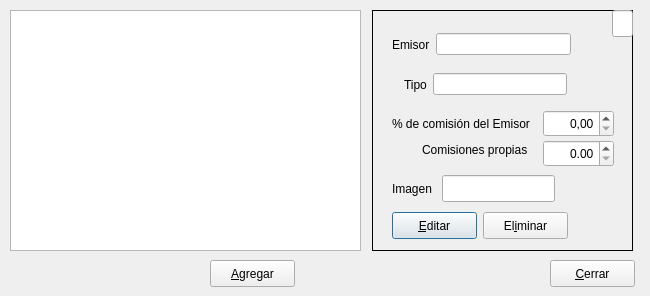
<?xml version="1.0" encoding="UTF-8"?>
<ui version="4.0">
 <class>CardsWindow</class>
 <widget class="QDialog" name="CardsWindow">
  <property name="geometry">
   <rect>
    <x>0</x>
    <y>0</y>
    <width>650</width>
    <height>296</height>
   </rect>
  </property>
  <property name="windowTitle">
   <string>Administrar Tarjetas</string>
  </property>
  <property name="modal">
   <bool>false</bool>
  </property>
  <widget class="QTreeView" name="treeView">
   <property name="geometry">
    <rect>
     <x>10</x>
     <y>10</y>
     <width>351</width>
     <height>241</height>
    </rect>
   </property>
   <property name="indentation">
    <number>10</number>
   </property>
  </widget>
  <widget class="QFrame" name="frame">
   <property name="geometry">
    <rect>
     <x>372</x>
     <y>10</y>
     <width>261</width>
     <height>241</height>
    </rect>
   </property>
   <property name="frameShape">
    <enum>QFrame::Box</enum>
   </property>
   <property name="frameShadow">
    <enum>QFrame::Plain</enum>
   </property>
   <widget class="QDoubleSpinBox" name="doubleSpinBox">
    <property name="enabled">
     <bool>true</bool>
    </property>
    <property name="geometry">
     <rect>
      <x>171</x>
      <y>100</y>
      <width>71</width>
      <height>27</height>
     </rect>
    </property>
    <property name="locale">
     <locale language="Spanish" country="Venezuela"/>
    </property>
    <property name="alignment">
     <set>Qt::AlignRight|Qt::AlignTrailing|Qt::AlignVCenter</set>
    </property>
    <property name="readOnly">
     <bool>false</bool>
    </property>
   </widget>
   <widget class="QDoubleSpinBox" name="doubleSpinBox_2">
    <property name="enabled">
     <bool>true</bool>
    </property>
    <property name="geometry">
     <rect>
      <x>171</x>
      <y>130</y>
      <width>71</width>
      <height>27</height>
     </rect>
    </property>
    <property name="alignment">
     <set>Qt::AlignRight|Qt::AlignTrailing|Qt::AlignVCenter</set>
    </property>
    <property name="readOnly">
     <bool>false</bool>
    </property>
   </widget>
   <widget class="QLabel" name="label_3">
    <property name="geometry">
     <rect>
      <x>20</x>
      <y>99</y>
      <width>161</width>
      <height>30</height>
     </rect>
    </property>
    <property name="text">
     <string>% de comisión del Emisor</string>
    </property>
   </widget>
   <widget class="QLabel" name="label_4">
    <property name="geometry">
     <rect>
      <x>50</x>
      <y>130</y>
      <width>131</width>
      <height>20</height>
     </rect>
    </property>
    <property name="text">
     <string>Comisiones propias</string>
    </property>
   </widget>
   <widget class="QWidget" name="layoutWidget">
    <property name="geometry">
     <rect>
      <x>20</x>
      <y>20</y>
      <width>179</width>
      <height>29</height>
     </rect>
    </property>
    <layout class="QHBoxLayout" name="horizontalLayout_2">
     <item>
      <widget class="QLabel" name="label">
       <property name="statusTip">
        <string>Ente emisor de la tarjeta</string>
       </property>
       <property name="text">
        <string>Emisor</string>
       </property>
      </widget>
     </item>
     <item>
      <widget class="QLineEdit" name="lineEdit">
       <property name="enabled">
        <bool>true</bool>
       </property>
       <property name="statusTip">
        <string>Ente emisor de la tarjeta</string>
       </property>
       <property name="readOnly">
        <bool>false</bool>
       </property>
      </widget>
     </item>
    </layout>
   </widget>
   <widget class="QWidget" name="layoutWidget">
    <property name="geometry">
     <rect>
      <x>32</x>
      <y>60</y>
      <width>163</width>
      <height>29</height>
     </rect>
    </property>
    <layout class="QHBoxLayout" name="horizontalLayout_3">
     <item>
      <widget class="QLabel" name="label_2">
       <property name="text">
        <string>Tipo</string>
       </property>
      </widget>
     </item>
     <item>
      <widget class="QLineEdit" name="lineEdit_2">
       <property name="enabled">
        <bool>true</bool>
       </property>
       <property name="readOnly">
        <bool>false</bool>
       </property>
      </widget>
     </item>
    </layout>
   </widget>
   <widget class="QLabel" name="label_5">
    <property name="geometry">
     <rect>
      <x>20</x>
      <y>170</y>
      <width>59</width>
      <height>17</height>
     </rect>
    </property>
    <property name="text">
     <string>Imagen</string>
    </property>
   </widget>
   <widget class="QLineEdit" name="lineEdit_3">
    <property name="geometry">
     <rect>
      <x>70</x>
      <y>165</y>
      <width>113</width>
      <height>27</height>
     </rect>
    </property>
   </widget>
   <widget class="QPushButton" name="pushButton_3">
    <property name="geometry">
     <rect>
      <x>20</x>
      <y>202</y>
      <width>85</width>
      <height>27</height>
     </rect>
    </property>
    <property name="text">
     <string>&amp;Editar</string>
    </property>
   </widget>
   <widget class="QPushButton" name="pushButton_4">
    <property name="geometry">
     <rect>
      <x>111</x>
      <y>202</y>
      <width>85</width>
      <height>27</height>
     </rect>
    </property>
    <property name="text">
     <string>El&amp;iminar</string>
    </property>
   </widget>
   <widget class="QLineEdit" name="lineHidden_Id">
    <property name="geometry">
     <rect>
      <x>240</x>
      <y>0</y>
      <width>21</width>
      <height>27</height>
     </rect>
    </property>
   </widget>
  </widget>
  <widget class="QPushButton" name="pushButton">
   <property name="geometry">
    <rect>
     <x>550</x>
     <y>260</y>
     <width>85</width>
     <height>27</height>
    </rect>
   </property>
   <property name="text">
    <string>&amp;Cerrar</string>
   </property>
  </widget>
  <widget class="QPushButton" name="pushButton_2">
   <property name="geometry">
    <rect>
     <x>210</x>
     <y>260</y>
     <width>85</width>
     <height>27</height>
    </rect>
   </property>
   <property name="text">
    <string>&amp;Agregar</string>
   </property>
  </widget>
 </widget>
 <resources/>
 <connections>
  <connection>
   <sender>treeView</sender>
   <signal>activated(QModelIndex)</signal>
   <receiver>pushButton</receiver>
   <slot>hide()</slot>
   <hints>
    <hint type="sourcelabel">
     <x>200</x>
     <y>120</y>
    </hint>
    <hint type="destinationlabel">
     <x>447</x>
     <y>255</y>
    </hint>
   </hints>
  </connection>
 </connections>
</ui>
